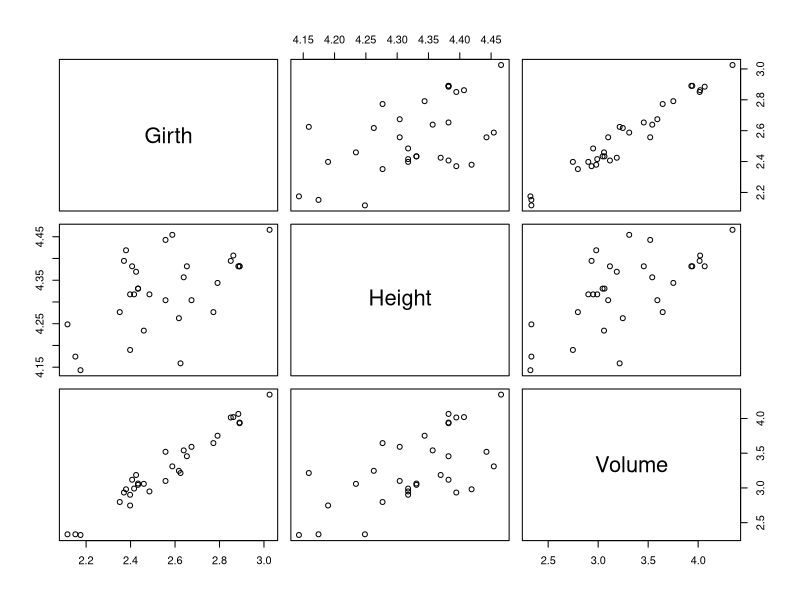

This figure's R source:
## ---- chunk 1
knitr::opts_chunk$set(echo = TRUE)
## ---- chunk 2
# the data set "trees" is contained in the R package "datasets"
require(datasets)
head(trees,31)
## ---- chunk 3
pairs(log(trees))
## ---- chunk 4
cor(log(trees))
## ---- chunk 5
any(is.na(trees))
## ---- chunk 6
md <- lm(log(Volume) ~ log(Girth) + log(Height), data = trees)
summary(md)
## ---- chunk 7
x = model.matrix(md)
x

beta_hat = solve(t(x) %*% x) %*% t(x) %*% log(trees$Volume)
beta_hat
## ---- chunk 8
predicted = predict(md)

residual = residuals(md)

error_var = (sum(residual^2)) / (length(residual)-2)

list(predicted = predicted, residual = residual, error_var = error_var)

